Frame 1 (no input): blank canvas, image omitted
Frame 60 (the mouse pressed at the canvas centre just before this capture): blank canvas, image omitted
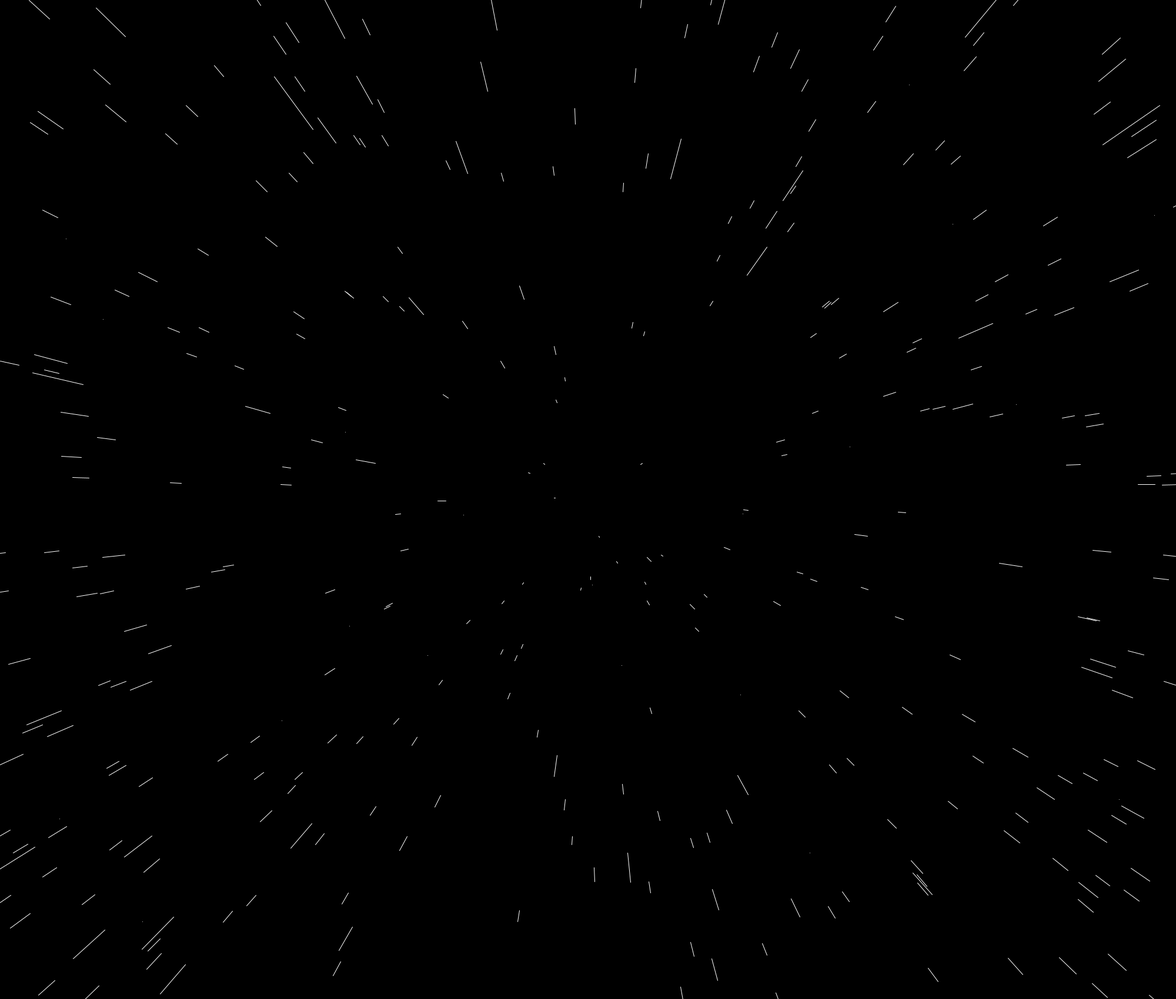
Frame 120 (the mouse held since frame 60 and released just before this capture)

The Processing sketch whose frames 1 and 60 were blank and that drew this single picture after the mouse press (run headless with seeded random() and noise(); from frame 60 on, the mouse is pressed at the canvas centre):

// Processing sketch: CC_Ex4
// ── CC_Ex4.pde

//create an array with 800 "stars" in it

Star[] stars = new Star[800];

float speed; //create variable speed to control the speed of the stars



void setup() {

  size(2000, 1700);


// create a for loop that runs for the length of the "star" array and creates a new star
  for (int i = 0; i < stars.length; i++) {

    stars[i] = new Star();

  }

}



void draw() {

  speed = map(mouseX, 0, width, 0, 50); //map the value of speed with mouse position

  background(0);

  translate(width/2, height/2); //translate the coordinate system to center of the screen

  // for each star update and show the position of the star on the canvas, this is 
  // update and show position are called in from the Star class
  for (int i = 0; i < stars.length; i++) {

    stars[i].update();

    stars[i].show();

  }

}
// ── Star.pde


// I create a "Star" Class.

class Star {

  // create variables to specify the position of stars in x and y
  float x;
  float y;

  // create z variable to create a false depth of field; 3D...
  float z;
  
  // create a variable that stores previous value of z
  float pz;



  Star() {

    // randomize the generation of each star
    x = random(-width/2, width/2);
    y = random(-height/2, height/2);
    z = random(width/2);


  // after each frame passes, put the value of z in pz so that pz can always have the previous value
  // of z, when it gets the next value.
    pz = z;

  }


  void update() {

    z = z - speed;

    if (z < 1) {

      // update the values of the coordinates that denote the position of any given star
      z = width/2;

      x = random(-width/2, width/2);

      y = random(-height/2, height/2);

      pz = z;

    }

  }

  void show() {

    fill(255);

    noStroke();

    // create variables that hold the next/future value of the x, y and z coordinates of the stars.
    float nx = map(x / z, 0, 1, 0, width/2);
    float ny = map(y / z, 0, 1, 0, height/2);;

    // increase the star size in a range 0-16
    float r = map(z, 0, width/2, 16, 0);

    // get the previous value of z, and draw a line between the previous value of z and the current
    // value of z to create a speed warp effect
    float px = map(x / pz, 0, 1, 0, width/2);
    float py = map(y / pz, 0, 1, 0, height/2);

    pz = z;
    stroke(255);
    line(px, py, nx, ny);

  }

}
